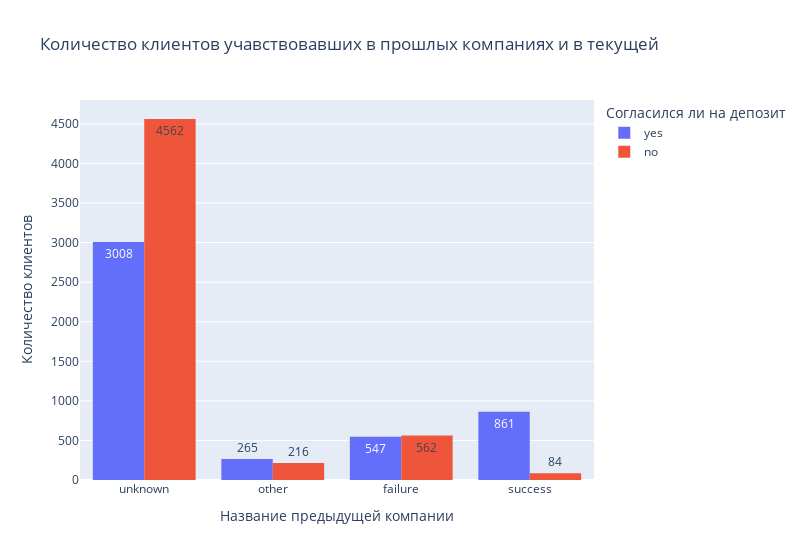

Notebook cell for this chart:
### Markdown cell above
### Задание 6

### Code cell
#Построим многоуровневую столбчатую диаграмму
fig_poutcome = px.histogram(cleaned_df, 
        x="poutcome", 
        y="deposit", 
        histfunc='count', 
        color="deposit", 
        barmode='group',
        text_auto=True,
        width=800,
        title='Количество клиентов учавствовавших в прошлых компаниях и в текущей', 
        labels=dict(poutcome='Название предыдущей компании', deposit='Согласился ли на депозит')
        )
#Переименуем ось Y
fig_poutcome.update_layout(yaxis_title_text='Количество клиентов')
fig_poutcome.show()

### Figure 1 — Plotly figure (JSON) as saved in the notebook; plotly's stock layout.template omitted (floating-point values rounded to 4 significant figures; data arrays with more than 128 entries replaced by an {"elided": "..."} marker saying what was removed)
{"data": [{"alignmentgroup": "True", "bingroup": "x", "histfunc": "count", "hovertemplate": "Согласился ли на депозит=yes<br>Название предыдущей компании=%{x}<br>count=%{y}<extra></extra>", "legendgroup": "yes", "marker": {"color": "#636efa", "pattern": {"shape": ""}}, "name": "yes", "offsetgroup": "yes", "orientation": "v", "showlegend": true, "texttemplate": "%{value}", "type": "histogram", "x": {"elided": "4681 str values"}, "xaxis": "x", "y": {"elided": "4681 str values"}, "yaxis": "y"}, {"alignmentgroup": "True", "bingroup": "x", "histfunc": "count", "hovertemplate": "Согласился ли на депозит=no<br>Название предыдущей компании=%{x}<br>count=%{y}<extra></extra>", "legendgroup": "no", "marker": {"color": "#EF553B", "pattern": {"shape": ""}}, "name": "no", "offsetgroup": "no", "orientation": "v", "showlegend": true, "texttemplate": "%{value}", "type": "histogram", "x": {"elided": "5424 str values"}, "xaxis": "x", "y": {"elided": "5424 str values"}, "yaxis": "y"}], "layout": {"barmode": "group", "legend": {"title": {"text": "Согласился ли на депозит"}, "tracegroupgap": 0}, "title": {"text": "Количество клиентов учавствовавших в прошлых компаниях и в текущей"}, "width": 800, "xaxis": {"anchor": "y", "domain": [0, 1], "title": {"text": "Название предыдущей компании"}}, "yaxis": {"anchor": "x", "categoryarray": ["no", "yes"], "categoryorder": "array", "domain": [0, 1], "title": {"text": "Количество клиентов"}}}}
